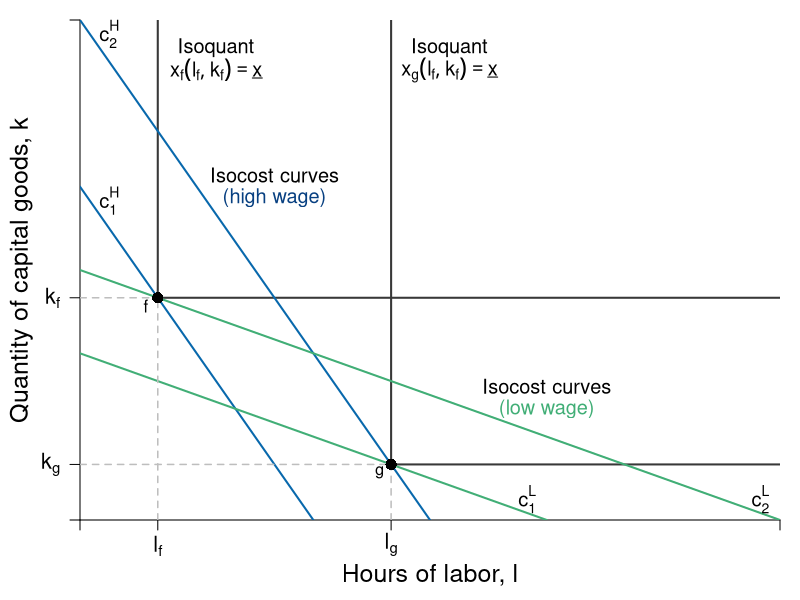

Reproduce this figure in R.
#require(shape)
pdf(file = "specprodexch/isocost_labor.pdf", width = 7, height = 7)

#Set parameters for graphics
axislabelsize <- 1.3
axistitlesize <- 1.5
labelsize <- 1.2
graphlinewidth <- 2
segmentlinewidth <- 1.5

COL <- c("#7fc97f", "#beaed4", "#fdc086", "#ffff99", "#386cb0", "#f0027f", "#bf5b17", "#666666")
COLA <- c("#e0f3db", "#99d8c9","#66c2a4","#41ae76", "#238b45", "#005824")
COLB <- c("#c6dbef", "#4eb3d3", "#2b8cbe", "#0868ac","#084081")

xlims <- c(0, 18)
ylims <- c(0, 18)

npts <- 501 
x <- seq(xlims[1], xlims[2], length.out = npts)
y <- seq(ylims[1], ylims[2], length.out = npts) 
a <- c(46.08, 55, 64)
b <- c(46.08, 55, 64)

#Margins
par(mar =  c(4, 4, 1, 1))


plot(0, 0, xlim = xlims, ylim = ylims, type = "n",
     xlab = expression(paste("")),
     ylab = expression(paste("")), 
     xaxt = "n", 
     yaxt = "n", 
     cex.lab = axislabelsize, 
     bty = "n",
     xaxs="i", 
     yaxs="i")

ticksy <- c(0, 2, 8, ylims[2])
ylabels <- c(NA, expression(paste(k[g])), expression(paste(k[f])), NA)
ticksx <- c(0, 2, 8, xlims[2])
xlabels <- c(NA, expression(paste(l[f])), expression(paste(l[g])), NA)

axis(1, at = ticksx, pos = 0, labels = xlabels, cex.axis = axislabelsize)
axis(2, at = ticksy, pos = 0, labels = ylabels, las = 1, cex.axis = axislabelsize)

npts <- 500 
xx1 <- seq(xlims[1], xlims[2], length.out = npts)

#Isoquants
segments(2, ylims[2], 2, 8, lty = 1, col = "grey22" , lwd = graphlinewidth)
segments(2, 8, xlims[2], 8, lty = 1, col = "grey22" , lwd = graphlinewidth)

#Isoquants
segments(8, 2, 8, ylims[2], lty = 1, col = "grey22" , lwd = graphlinewidth)
segments(8, 2, xlims[2], 2, lty = 1, col = "grey22" , lwd = graphlinewidth)



# c_1^H
segments(0, 18, 9, 0, lty = 1, col = COLB[4] , lwd = graphlinewidth) 
text(0.75, 11.5, expression(paste(c[1]^H)), cex = labelsize)
# c_2^H
segments(0, 12, 6, 0, lty = 1, col = COLB[4] , lwd = graphlinewidth) 
text(0.75, 17.5, expression(paste(c[2]^H)), cex = labelsize)
# c_1^L
segments(0, 9, 18, 0, lty = 1, col = COLA[4] , lwd = graphlinewidth)
text(11.5, 0.75, expression(paste(c[1]^L)), cex = labelsize)
# c_2^L
segments(0, 6, 12, 0, lty = 1, col = COLA[4] , lwd = graphlinewidth) 
text(17.5, 0.75, expression(paste(c[2]^L)), cex = labelsize)


# Label Lines
# Segment af_k to 2
segments(0, 8, 2, 8, lty = 2, col = "gray" , lwd = segmentlinewidth)

# Segment af_L to 2
segments(2, 0, 2, 8, lty = 2, col = "gray" , lwd = segmentlinewidth)

# Segment ag_k to 1
segments(0, 2, 8, 2, lty = 2, col = "gray" , lwd = segmentlinewidth)

# Segment ag_L to 1
segments(8, 0, 8, 2, lty = 2, col = "gray" , lwd = segmentlinewidth)

# Label x,y axis
mtext(expression(paste("Hours of labor, l")), side=1, line = 2.5, cex = axistitlesize)
text(-1.5, 0.5*ylims[2], expression(paste("Quantity of capital goods, k")), xpd = TRUE, cex = axistitlesize, srt = 90) 

#Label isoquants
text(3.5, 17, expression(paste("Isoquant")), cex = labelsize)
text(3.5, 16.2, expression(paste(x[f](l[f],k[f]) == underline(x))), cex = labelsize)
text(9.5, 17, expression(paste("Isoquant")), cex = labelsize)
text(9.5, 16.2, expression(paste(x[g](l[f],k[f]) == underline(x))), cex = labelsize)

# Label Isocost H
text(12, 4.8, expression(paste("Isocost curves")), cex = labelsize)
text(12, 4, expression(paste("(low wage)")), cex = labelsize, col = COLA[4])

# Label Isocost L
text(5, 12.4, expression(paste("Isocost curves")), cex = labelsize)
text(5, 11.6, expression(paste("(high wage)")), cex = labelsize, col = COLB[5])
# Label Point 1 + 2
points(2, 8, pch = 16, col = "black", cex = 1.5)
text(1.7, 7.7, expression(f))

points(8, 2, pch = 16, col = "black", cex = 1.5)
text(7.7, 1.7, expression(g))



dev.off()
